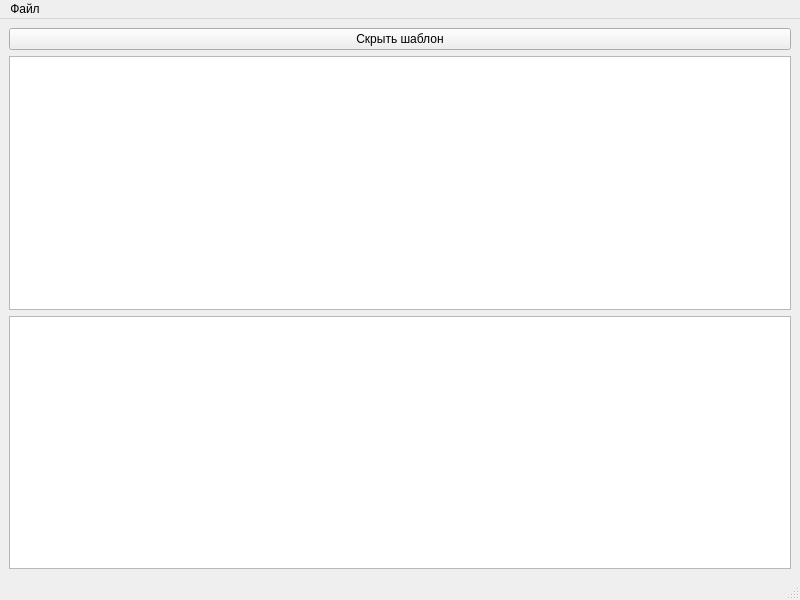
<?xml version="1.0" encoding="UTF-8"?>
<ui version="4.0">
 <class>MainWindow</class>
 <widget class="QMainWindow" name="MainWindow">
  <property name="geometry">
   <rect>
    <x>0</x>
    <y>0</y>
    <width>800</width>
    <height>600</height>
   </rect>
  </property>
  <property name="windowTitle">
   <string>Редактор шаблонов</string>
  </property>
  <widget class="QWidget" name="centralwidget">
   <layout class="QVBoxLayout" name="verticalLayout">
    <item>
     <widget class="QPushButton" name="pushButton">
      <property name="text">
       <string>Скрыть шаблон</string>
      </property>
     </widget>
    </item>
    <item>
     <widget class="QTextEditCompleter" name="textEdit"/>
    </item>
    <item>
     <widget class="QTextEdit" name="textEdit_2"/>
    </item>
   </layout>
  </widget>
  <widget class="QMenuBar" name="menubar">
   <property name="geometry">
    <rect>
     <x>0</x>
     <y>0</y>
     <width>800</width>
     <height>21</height>
    </rect>
   </property>
   <widget class="QMenu" name="menu">
    <property name="title">
     <string>Файл</string>
    </property>
    <addaction name="open"/>
    <addaction name="save"/>
    <addaction name="saveAs"/>
   </widget>
   <addaction name="menu"/>
  </widget>
  <widget class="QStatusBar" name="statusbar"/>
  <action name="open">
   <property name="text">
    <string>Открыть</string>
   </property>
  </action>
  <action name="save">
   <property name="text">
    <string>Сохранить</string>
   </property>
  </action>
  <action name="saveAs">
   <property name="text">
    <string>Сохранить как...</string>
   </property>
  </action>
 </widget>
 <customwidgets>
  <customwidget>
   <class>QTextEditCompleter</class>
   <extends>QTextEdit</extends>
   <header>qtexteditcompleter.h</header>
  </customwidget>
 </customwidgets>
 <resources/>
 <connections/>
</ui>
